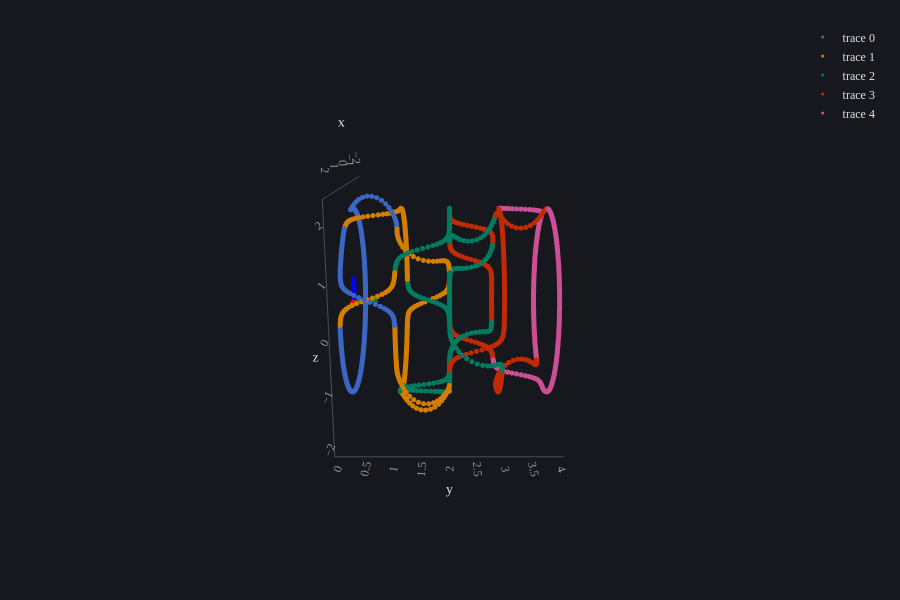

The cell this chart's notebook holds for it:
### Markdown cell above
### creating points from words

### Code cell
import numpy as np
import matplotlib.pyplot as plt
import plotly.graph_objects as go
import einops as eo

from geometry_mnist.plotly.templates import register
register()

def plot_pts(pts: np.ndarray, kos: bool = True) -> go.Figure:
    # add the main data
    data = [
        go.Scatter3d(
            x=pts[:, 0],
            y=pts[:, 1],
            z=pts[:, 2],
            marker=dict(color=np.arange(len(pts)), colorscale="rainbow", size=5),
        )
    ]
    # add a KOS
    if kos:
        data += [
            go.Scatter3d(
                x=[0, 0.5 if ax=="x" else 0], y=[0, 0.5 if ax=="y" else 0], z=[0, 0.5 if ax=="z" else 0],
                mode="lines",
                line=dict(color=col, width=10),
                showlegend=False,
                hoverinfo="skip",
            )
            for ax, col in zip(["x", "y", "z"], ["red", "green", "blue"])
        ]
    # create figure
    fig = go.Figure(
        data=data,
        layout=dict(
            template="mine_dark+mine_3d",
            scene=dict(
                aspectmode="data",
                camera=dict(
                    eye=dict(x=3.0, y=0, z=0.8), # where the camera sits
                    center=dict(x=0, y=0, z=0.0), # the point it looks at
                    up=dict(x=-1, y=0, z=0), # which direction is "up" on screen
                ),
            ),
            height=600
        ),
    )
    return fig

def plot_bpts(bpts: np.ndarray, kos: bool = True) -> go.Figure:
    """ plots a list of point-lists (multiple braids for example or blocks)"""
    
    # add the main data
    data = [
        go.Scatter3d(
            x=b[:, 0],
            y=b[:, 1],
            z=b[:, 2],
        )
        for b in bpts
    ]
    
    # add a KOS
    if kos:
        kos_len = 0.5
        data += [
            go.Scatter3d(
                x=[0, kos_len if ax=="x" else 0], y=[0, kos_len if ax=="y" else 0], z=[0, kos_len if ax=="z" else 0],
                mode="lines",
                line=dict(color=col, width=10),
                showlegend=False,
                hoverinfo="skip",
            )
            for ax, col in zip(["x", "y", "z"], ["red", "green", "blue"])
        ]
    
    # create figure
    fig = go.Figure(
        data=data,
        layout=dict(
            template="mine_dark+mine_3d",
            scene=dict(
                aspectmode="data",
                camera=dict(
                    eye=dict(x=3.0, y=0, z=0.8), # where the camera sits
                    center=dict(x=0, y=0, z=0.0), # the point it looks at
                    up=dict(x=-1, y=0, z=0), # which direction is "up" on screen
                ),
            ),
            height=600
        ),
    )
    return fig

   

DIM = 3

def _sig(x: np.ndarray) -> np.ndarray:
    """ basically a sigmoid to get a smooth transition from y=0 to y=1 over 1x """
    a = 12
    return 1 / (1 + np.exp(-a * (x - 0.5)))

def _hop(x: np.ndarray) -> np.ndarray:
    """ a gaussian bell to hop in z direction for the active crossing braid """
    a = 30
    b = 0.4
    return b * np.exp(-a * (x - 0.5)**2)

def generate_straight(n_points: int) -> np.ndarray:
    """ just the straight line braid within unit square"""
    pts = np.zeros(shape=(n_points, DIM))
    x, y, z = pts.T # just a "named view" on the pts column 
    x[:] = np.linspace(0, 1, n_points, endpoint=False)
    return pts
    
def generate_l2r_active(n_points: int) -> np.ndarray:
    """ the L->R transition with a positive zhop. hop can easily be made to go over or under by sign flip. """
    
    pts = np.zeros(shape=(n_points, DIM))
    x, y, z = pts.T # just a "named view" on the pts column 
    x[:] = np.linspace(0, 1, n_points, endpoint=False)
    y[:] = _sig(x)
    z[:] = _hop(x)
    return pts
    
def generate_r2l_passive(n_points: int) -> np.ndarray:
    """ the R->L transition without zhop. """
    
    pts = np.zeros(shape=(n_points, DIM))
    x, y, z = pts.T # just a "named view" on the pts column 
    x[:] = np.linspace(0, 1, n_points, endpoint=False)
    y[:] = 1 - _sig(x)
    return pts
    
def generate_newslice(n_points: int, n_braids: int) -> np.ndarray:
    """ helper to generate one op-slice for all braids and fill it with dummy straight lines for each braid. """
    
    # the base line element for one braid at y=z=0 with an extra batch braid dimension for broadcasting
    one_line = generate_straight(n_points)[None, :, :]
    
    # a broadcasting matrix to duplicate the basis line n_braid times and increase y coords by 1 each time
    distributor = np.ones(shape=(n_braids, 1, DIM))
    distributor[:, 0, 1] = np.arange(n_braids) + 1
    
    # elementwise multiplication and broadcasting duplicates the line element with an increasing y coord. temporarily setting the initial y to 1 allows the multiplication to take effect
    one_line[:, :, 1] = 1
    bpts = one_line * distributor
    bpts[:, :, 1] -= 1 # set the line elements to begin at y=0 again

    return bpts



# choosable params
word = [1,-2,1,3,2,2,-4,-3,2,-3,-3,-4] # word must be 1-indexed to hold sign+braid_id. 
n_pts_per_ops = 30

# determined params
n_braids = np.max(np.abs(word)) + 1
n_ops = len(word) 

# generate the braid multi-pointlist
bpts = np.zeros(shape=(n_braids, n_ops*n_pts_per_ops, 3))

# build word as points
for i, op in enumerate(word):
    
    # extract braid_ids and hop_dir; braid indices everywhere else but the word input must be 0-indexed!
    braid_id_active  = abs(op) - 1 # index of the braid that is targeted by the op
    braid_id_passive = abs(op) -1 + 1 # index of the braid that has to move as well to swap with the active one
    hop_dir = np.sign(op) # whether to hop over or under

    # one fresh "op slice"; all lists just get a straight line
    bpts_newslice = generate_newslice(n_points=n_pts_per_ops, n_braids=n_braids)
    
    # then overwrite the two braids that are part of the op with crossing points!
    pts_active = generate_l2r_active(n_points=n_pts_per_ops) # the active braid going from left to right
    pts_passive = generate_r2l_passive(n_points=n_pts_per_ops) # the passive braid (one after) going from right to left
    # adjust y coordinates of points to braid position (they are all generated in the unit square)
    pts_active[:, 1]  += braid_id_active
    pts_passive[:, 1] += (braid_id_active)
    # finally flip sign of z-coords depending on hop direction (to go under or over the passive braid)
    pts_active[:, 2] *= hop_dir 
    # overwrite the straight lines with the two crossings
    bpts_newslice[braid_id_active, :, :] = pts_active
    bpts_newslice[braid_id_passive, :, :] = pts_passive

    # offset the entire new slice to the current "x end position"
    bpts_newslice[:, :, 0] += i
    
    # write the newslice into the main braid-points array
    bpts[:, i*n_pts_per_ops:(i+1)*n_pts_per_ops, :] = bpts_newslice


# now convert these to proper xyz coords (before it was generated basically in pyr)
R = max(1, n_ops / (2*np.pi))

bpts_xyz = np.zeros_like(bpts)


bpts_xyz[:, :, 0] = (R + bpts[:, :, 2]) * np.sin(bpts[:, :, 0]/n_ops * 2*np.pi)
bpts_xyz[:, :, 1] = bpts[:, :, 1]
bpts_xyz[:, : ,2] = (R + bpts[:, :, 2]) * np.cos(bpts[:, :, 0]/n_ops * 2*np.pi)


plot_bpts(bpts_xyz).show()

### Figure 1 — Plotly figure (JSON) as saved in the notebook; plotly's stock layout.template omitted (floating-point values rounded to 4 significant figures; data arrays with more than 128 entries replaced by an {"elided": "..."} marker saying what was removed)
{"data": [{"type": "scatter3d", "x": {"elided": "360 float values"}, "y": {"elided": "360 float values"}, "z": {"elided": "360 float values"}}, {"type": "scatter3d", "x": {"elided": "360 float values"}, "y": {"elided": "360 float values"}, "z": {"elided": "360 float values"}}, {"type": "scatter3d", "x": {"elided": "360 float values"}, "y": {"elided": "360 float values"}, "z": {"elided": "360 float values"}}, {"type": "scatter3d", "x": {"elided": "360 float values"}, "y": {"elided": "360 float values"}, "z": {"elided": "360 float values"}}, {"type": "scatter3d", "x": {"elided": "360 float values"}, "y": {"elided": "360 float values"}, "z": {"elided": "360 float values"}}, {"hoverinfo": "skip", "line": {"color": "red", "width": 10}, "mode": "lines", "showlegend": false, "type": "scatter3d", "x": [0, 0.5], "y": [0, 0], "z": [0, 0]}, {"hoverinfo": "skip", "line": {"color": "green", "width": 10}, "mode": "lines", "showlegend": false, "type": "scatter3d", "x": [0, 0], "y": [0, 0.5], "z": [0, 0]}, {"hoverinfo": "skip", "line": {"color": "blue", "width": 10}, "mode": "lines", "showlegend": false, "type": "scatter3d", "x": [0, 0], "y": [0, 0], "z": [0, 0.5]}], "layout": {"height": 600, "scene": {"aspectmode": "data", "camera": {"center": {"x": 0, "y": 0, "z": 0}, "eye": {"x": 3, "y": 0, "z": 0.8}, "up": {"x": -1, "y": 0, "z": 0}}}}}
